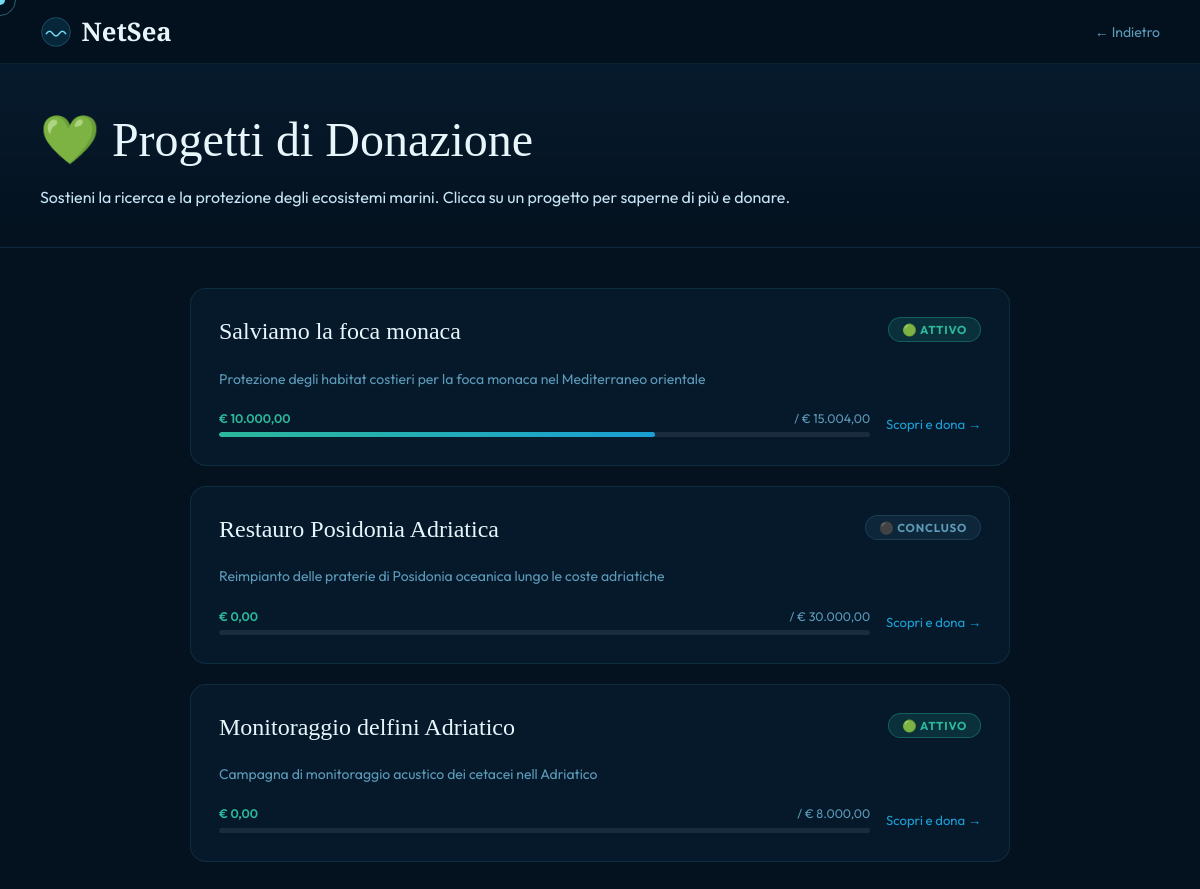
The app's page /progetti.php, older data.
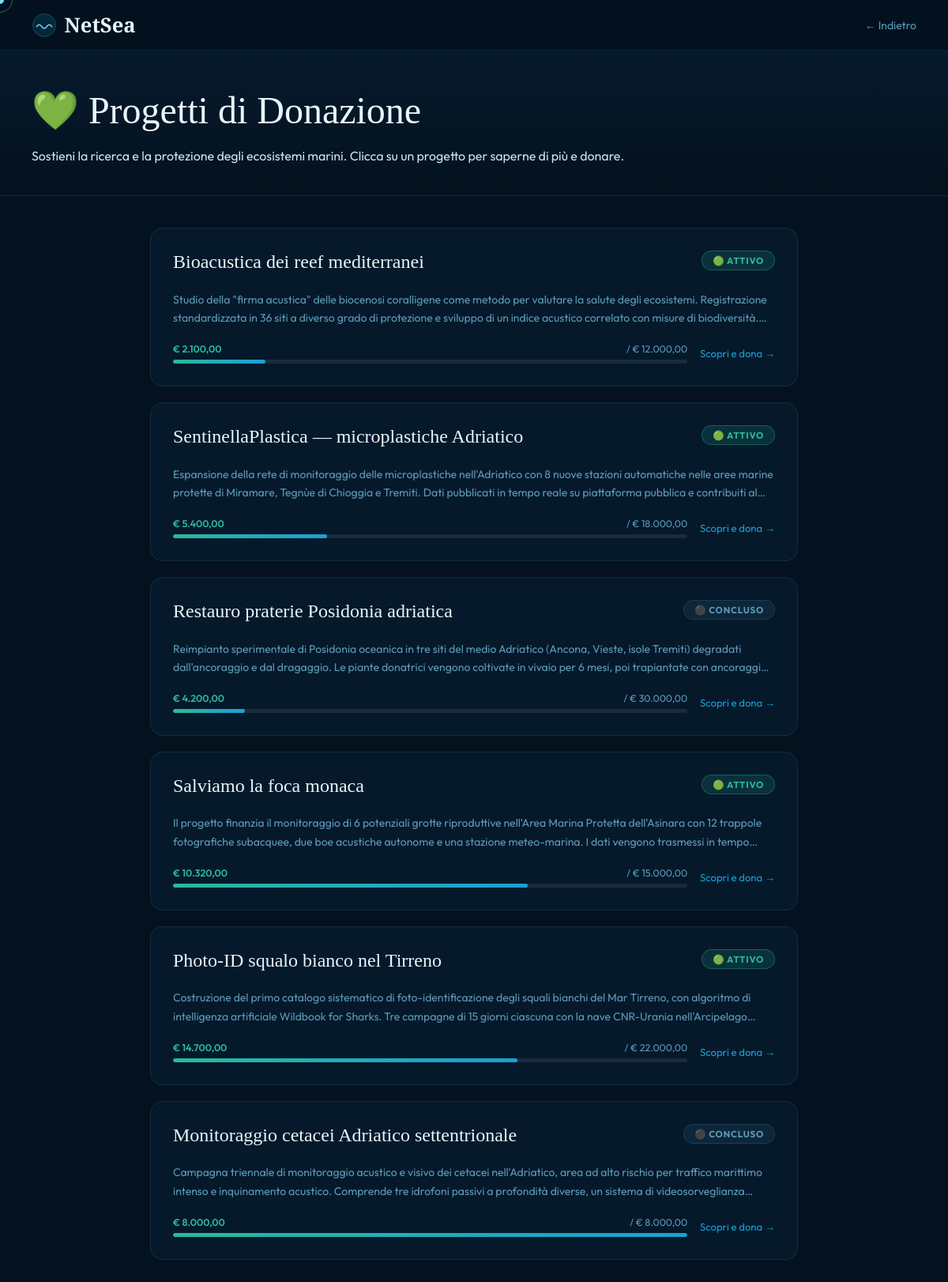
The same page, newer data.
### tables this page shows
CREATE TABLE `progetto` (
  `id_pd` int(11) NOT NULL,
  `titolo` varchar(150) DEFAULT NULL,
  `obiettivo` text DEFAULT NULL,
  `budget` float DEFAULT NULL,
  `raccolto` float DEFAULT 0,
  `stato` varchar(50) DEFAULT NULL,
  `data_i` date DEFAULT NULL
);

### progetti.php (the view, shortened to what this page needs)
<?php
require 'config.php';
$progetti = $connessione->query("SELECT * FROM progetto ORDER BY data_i DESC")->fetchAll();
?>
<!DOCTYPE html>
<html lang="it">
<head>
  <link rel="stylesheet" href="style.css">
</head>
<body>
<nav>
  <a href="index.php" class="nav-logo">
    <svg viewBox="0 0 40 40" fill="none">
      <circle cx="20" cy="20" r="18" fill="rgba(27,159,212,.15)" stroke="rgba(114,215,240,.3)" stroke-width="1"/>
      <path d="M8 22 Q12 16 16 22 Q20 28 24 22 Q28 16 32 22" stroke="#72d7f0" stroke-width="2" fill="none" stroke-linecap="round"/>
    </svg>
    NetSea
  </a>
  <a href="javascript:history.back()" class="nav-back">← Indietro</a>
</nav>
<div class="page-hero">
  <h1>💚 Progetti di Donazione</h1>
  <p>Sostieni la ricerca e la protezione degli ecosistemi marini. Clicca su un progetto per saperne di più e donare.</p>
</div>
<div class="main">
  <?php if (empty($progetti)): ?>
    <div class="empty">
      <div style="font-size:3rem;margin-bottom:1rem;">🌊</div>
      <p>Nessun progetto disponibile al momento.</p>
    </div>
  <?php else: ?>
    <?php foreach ($progetti as $p):
      $raccolto  = (float)($p['raccolto'] ?? 0);
      $budget    = (float)($p['budget']   ?? 0);
      $perc      = $budget > 0 ? min(100, round($raccolto / $budget * 100)) : 0;
      $is_attivo = strtolower($p['stato'] ?? '') === 'attivo';
    ?>
    <a href="progetto_detail.php?id=<?= $p['id_pd'] ?>" class="progetto-card">
      <div class="prog-header">
        <h2 class="prog-titolo"><?= htmlspecialchars($p['titolo']) ?></h2>
        <span class="prog-stato <?= $is_attivo ? 'stato-attivo' : 'stato-concluso' ?>">
          <?= $is_attivo ? '🟢 Attivo' : '⚫ Concluso' ?>
        </span>
      </div>
      <p class="prog-desc"><?= htmlspecialchars($p['obiettivo'] ?? '') ?></p>
      <div class="prog-footer">
        <div class="bar-wrap">
          <div class="bar-nums">
            <span class="bar-raccolto">€ <?= number_format($raccolto,2,',','.') ?></span>
            <span class="bar-obiettivo">/ € <?= number_format($budget,2,',','.') ?></span>
          </div>
          <div class="bar-track"><div class="bar-fill" style="width:<?= $perc ?>%"></div></div>
        </div>
        <span class="prog-cta">Scopri e dona →</span>
      </div>
    </a>
    <?php endforeach; ?>
  <?php endif; ?>
</div>
</body>
</html>

Row changes from the older to the newer data that the page shows:
removed progetto: titolo "Restauro Posidonia Adriatica", stato "⚫ CONCLUSO", obiettivo "Reimpianto delle praterie di Posidonia oceanica lungo le coste adriatiche", raccolto "0,00", budget "30.000,00"
removed progetto: titolo "Monitoraggio delfini Adriatico", stato "🟢 ATTIVO", obiettivo "Campagna di monitoraggio acustico dei cetacei nell Adriatico", raccolto "0,00", budget "8.000,00"
added progetto: titolo "Bioacustica dei reef mediterranei", stato "🟢 ATTIVO", obiettivo "Studio della \"firma acustica\" delle biocenosi coralligene come metodo per valutare la salute degli ecosistemi. Registrazione standardizzata in 36 siti a diverso grado di protezione e sviluppo di un indice acustico correlato con misure di…", raccolto "2.100,00", budget "12.000,00"
added progetto: titolo "SentinellaPlastica — microplastiche Adriatico", stato "🟢 ATTIVO", obiettivo "Espansione della rete di monitoraggio delle microplastiche nell'Adriatico con 8 nuove stazioni automatiche nelle aree marine protette di Miramare, Tegnùe di Chioggia e Tremiti. Dati pubblicati in tempo reale su piattaforma pubblica e contribuiti…", raccolto "5.400,00", budget "18.000,00"
added progetto: titolo "Restauro praterie Posidonia adriatica", stato "⚫ CONCLUSO", obiettivo "Reimpianto sperimentale di Posidonia oceanica in tre siti del medio Adriatico (Ancona, Vieste, isole Tremiti) degradati dall'ancoraggio e dal dragaggio. Le piante donatrici vengono coltivate in vivaio per 6 mesi, poi trapiantate con…", raccolto "4.200,00", budget "30.000,00"
changed progetto "Salviamo la foca monaca": obiettivo "Protezione degli habitat costieri per la foca monaca nel Mediterraneo orientale" → "Il progetto finanzia il monitoraggio di 6 potenziali grotte riproduttive nell'Area Marina Protetta dell'Asinara con 12 trappole fotografiche subacquee, due boe acustiche autonome e una stazione meteo-marina. I dati vengono trasmessi in…"; raccolto "10.000,00" → "10.320,00"; budget "15.004,00" → "15.000,00"
added progetto: titolo "Photo-ID squalo bianco nel Tirreno", stato "🟢 ATTIVO", obiettivo "Costruzione del primo catalogo sistematico di foto-identificazione degli squali bianchi del Mar Tirreno, con algoritmo di intelligenza artificiale Wildbook for Sharks. Tre campagne di 15 giorni ciascuna con la nave CNR-Urania…", raccolto "14.700,00", budget "22.000,00"
added progetto: titolo "Monitoraggio cetacei Adriatico settentrionale", stato "⚫ CONCLUSO", obiettivo "Campagna triennale di monitoraggio acustico e visivo dei cetacei nell'Adriatico, area ad alto rischio per traffico marittimo intenso e inquinamento acustico. Comprende tre idrofoni passivi a profondità diverse, un sistema di…", raccolto "8.000,00", budget "8.000,00"
